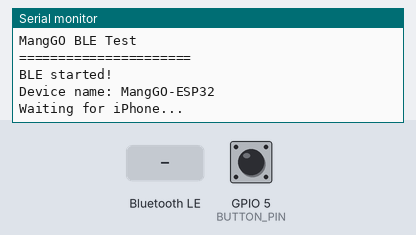
The sketch below on a simulated ESP32. Shown: the last lines printed to the serial monitor. The test bench sets the inputs (shaded band); at power-on: GPIO 5 (BUTTON_PIN) LOW. Nothing arrives over Bluetooth unless stated; a phone connects over Bluetooth LE 3 s after start.

Above: at 2.2 s.
2.3 s: Bluetooth LE write "PHOTO_1_DONE" received
At 3.3 s:
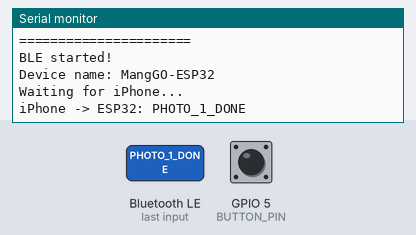
5.3 s: GPIO 5 (BUTTON_PIN) pulled HIGH for 0.15 s
At 6.2 s:
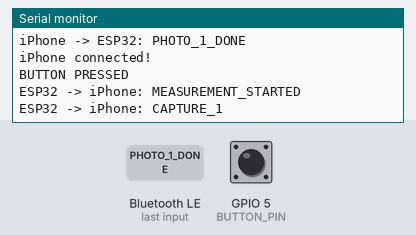
6.9 s: Bluetooth LE write "1" received
At 8.0 s:
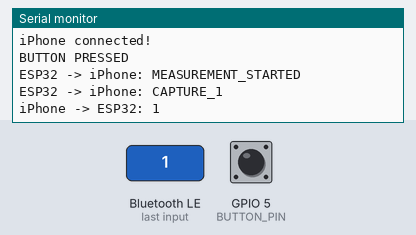
8.4 s: Bluetooth LE write "PHOTO_1_DONE" received
At 9.7 s:
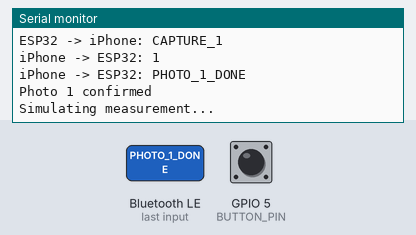
12.9 s: Bluetooth LE write "PHOTO_2_DONE" received
At 14.4 s:
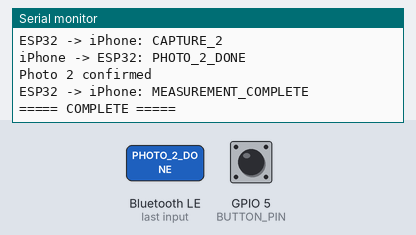

The sketch:

ble_test.ino
```cpp
#include <NimBLEDevice.h>

// =========================
// BUTTON
// =========================

#define BUTTON_PIN 5

// =========================
// BLE
// =========================

#define SERVICE_UUID \
"12345678-1234-1234-1234-123456789000"

#define COMMAND_UUID \
"12345678-1234-1234-1234-123456789001"

#define EVENT_UUID \
"12345678-1234-1234-1234-123456789002"

NimBLECharacteristic* commandCharacteristic;
NimBLECharacteristic* eventCharacteristic;

bool deviceConnected = false;

// =========================
// STATE MACHINE
// =========================

enum MeasurementState {
    IDLE,
    WAITING_FOR_PHOTO_1,
    SIMULATING_MEASUREMENT,
    WAITING_FOR_PHOTO_2,
    COMPLETE
};

MeasurementState state = IDLE;

// =========================
// BLE EVENTS
// =========================

void sendEvent(String message) {

    if (!deviceConnected) {
        Serial.println("BLE not connected");
        return;
    }

    Serial.print("ESP32 -> iPhone: ");
    Serial.println(message);

    eventCharacteristic->setValue(
        message.c_str()
    );

    eventCharacteristic->notify();
}

// =========================
// DUMMY MEASUREMENT
// =========================

void sendDummyMeasurement() {

    float weight = 482.5;
    float distance = 259.8;
    float height = 65.2;

    String data =
        "{\"weight\":" +
        String(weight, 1) +
        ",\"distance\":" +
        String(distance, 1) +
        ",\"height\":" +
        String(height, 1) +
        "}";

    sendEvent(data);
}

// =========================
// BLE COMMAND CALLBACK
// =========================

class CommandCallbacks
    : public NimBLECharacteristicCallbacks {

    void onWrite(
        NimBLECharacteristic* characteristic,
        NimBLEConnInfo& connInfo
    ) override {

        std::string value =
            characteristic->getValue();

        String command =
            String(value.c_str());

        Serial.print("iPhone -> ESP32: ");
        Serial.println(command);

        if (command == "PHOTO_1_DONE") {

            if (state == WAITING_FOR_PHOTO_1) {

                Serial.println(
                    "Photo 1 confirmed"
                );

                state =
                    SIMULATING_MEASUREMENT;
            }
        }

        else if (command == "PHOTO_2_DONE") {

            if (state == WAITING_FOR_PHOTO_2) {

                Serial.println(
                    "Photo 2 confirmed"
                );

                state = COMPLETE;
            }
        }
    }
};

// =========================
// BLE SERVER CALLBACK
// =========================

class ServerCallbacks
    : public NimBLEServerCallbacks {

    void onConnect(
        NimBLEServer* server,
        NimBLEConnInfo& connInfo
    ) override {

        deviceConnected = true;

        Serial.println();
        Serial.println(
            "iPhone connected!"
        );
    }

    void onDisconnect(
        NimBLEServer* server,
        NimBLEConnInfo& connInfo,
        int reason
    ) override {

        deviceConnected = false;

        Serial.println(
            "iPhone disconnected!"
        );

        NimBLEDevice::
            getAdvertising()->start();
    }
};

// =========================
// SETUP
// =========================

void setup() {

    Serial.begin(115200);

    delay(1000);

    Serial.println();
    Serial.println("======================");
    Serial.println("MangGO BLE Test");
    Serial.println("======================");

    pinMode(
        BUTTON_PIN,
        INPUT_PULLDOWN
    );

    // BLE
    NimBLEDevice::init(
        "MangGO-ESP32"
    );

    NimBLEServer* server =
        NimBLEDevice::createServer();

    server->setCallbacks(
        new ServerCallbacks()
    );

    NimBLEService* service =
        server->createService(
            SERVICE_UUID
        );

    // iPhone -> ESP32
    commandCharacteristic =
        service->createCharacteristic(
            COMMAND_UUID,
            NIMBLE_PROPERTY::WRITE
        );

    commandCharacteristic->setCallbacks(
        new CommandCallbacks()
    );

    // ESP32 -> iPhone
    eventCharacteristic =
        service->createCharacteristic(
            EVENT_UUID,
            NIMBLE_PROPERTY::NOTIFY
        );

    service->start();

    NimBLEAdvertising* advertising =
        NimBLEDevice::getAdvertising();

    advertising->addServiceUUID(
        SERVICE_UUID
    );

    advertising->start();

    Serial.println(
        "BLE started!"
    );

    Serial.println(
        "Device name: MangGO-ESP32"
    );

    Serial.println(
        "Waiting for iPhone..."
    );
}

// =========================
// LOOP
// =========================

void loop() {

    // =========================
    // IDLE
    // =========================

    if (state == IDLE) {

        if (
            digitalRead(BUTTON_PIN) == HIGH
            && deviceConnected
        ) {

            Serial.println();
            Serial.println(
                "BUTTON PRESSED"
            );

            sendEvent(
                "MEASUREMENT_STARTED"
            );

            delay(300);

            sendEvent(
                "CAPTURE_1"
            );

            state =
                WAITING_FOR_PHOTO_1;

            // Prevent repeated trigger
            delay(500);
        }
    }

    // =========================
    // DUMMY MEASUREMENT
    // =========================

    else if (
        state == SIMULATING_MEASUREMENT
    ) {

        Serial.println();
        Serial.println(
            "Simulating measurement..."
        );

        // Simulate sensor/mechanism delay
        delay(3000);

        sendDummyMeasurement();

        delay(300);

        sendEvent(
            "CAPTURE_2"
        );

        state =
            WAITING_FOR_PHOTO_2;
    }

    // =========================
    // COMPLETE
    // =========================

    else if (
        state == COMPLETE
    ) {

        sendEvent(
            "MEASUREMENT_COMPLETE"
        );

        Serial.println();
        Serial.println(
            "===== COMPLETE ====="
        );

        state = IDLE;

        delay(1000);
    }

    delay(20);
}
```

Measured:
- after the input at 2.3 s, the serial monitor: prints a new line at once (image 1)
- after the input at 5.3 s, the serial monitor: prints a new line at once (image 2)
- after the input at 6.9 s, the serial monitor: prints a new line at once (image 3)
- after the input at 8.4 s, the serial monitor: prints a new line at once (image 4)
- after the input at 12.9 s, the serial monitor: prints a new line at once (image 5)
